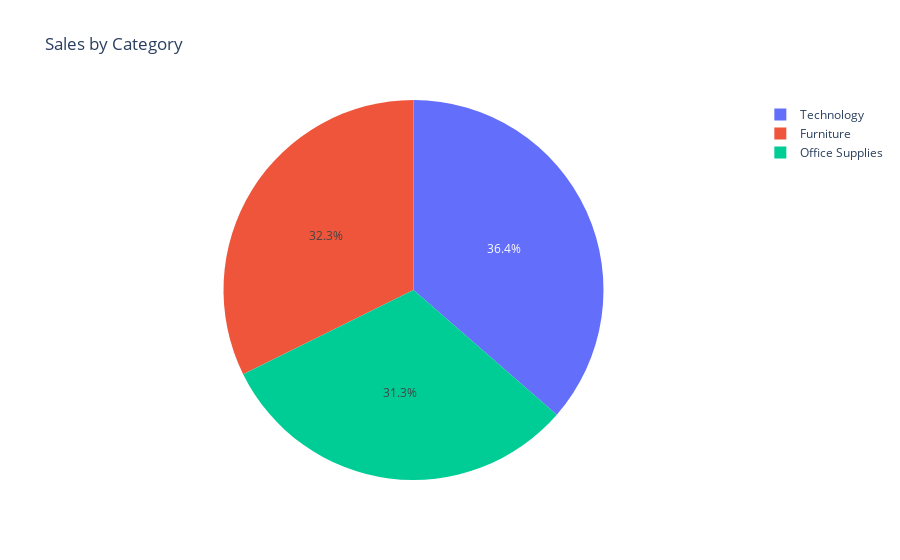

The notebook cell saved with this chart:
### Code cell
#plot sales by category
fig = px.pie(sales_by_category,values='Sales', names='Category', title= 'Sales by Category')
fig.show()

### Figure 1 — Plotly figure (JSON) as saved in the notebook; plotly's stock layout.template omitted (floating-point values rounded to 4 significant figures)
{"data": [{"domain": {"x": [0, 1], "y": [0, 1]}, "hovertemplate": "Category=%{label}<br>Sales=%{value}<extra></extra>", "labels": ["Furniture", "Office Supplies", "Technology"], "legendgroup": "", "name": "", "showlegend": true, "type": "pie", "values": [742000.0, 719000.0, 836200.0]}], "layout": {"legend": {"tracegroupgap": 0}, "title": {"text": "Sales by Category"}}}
